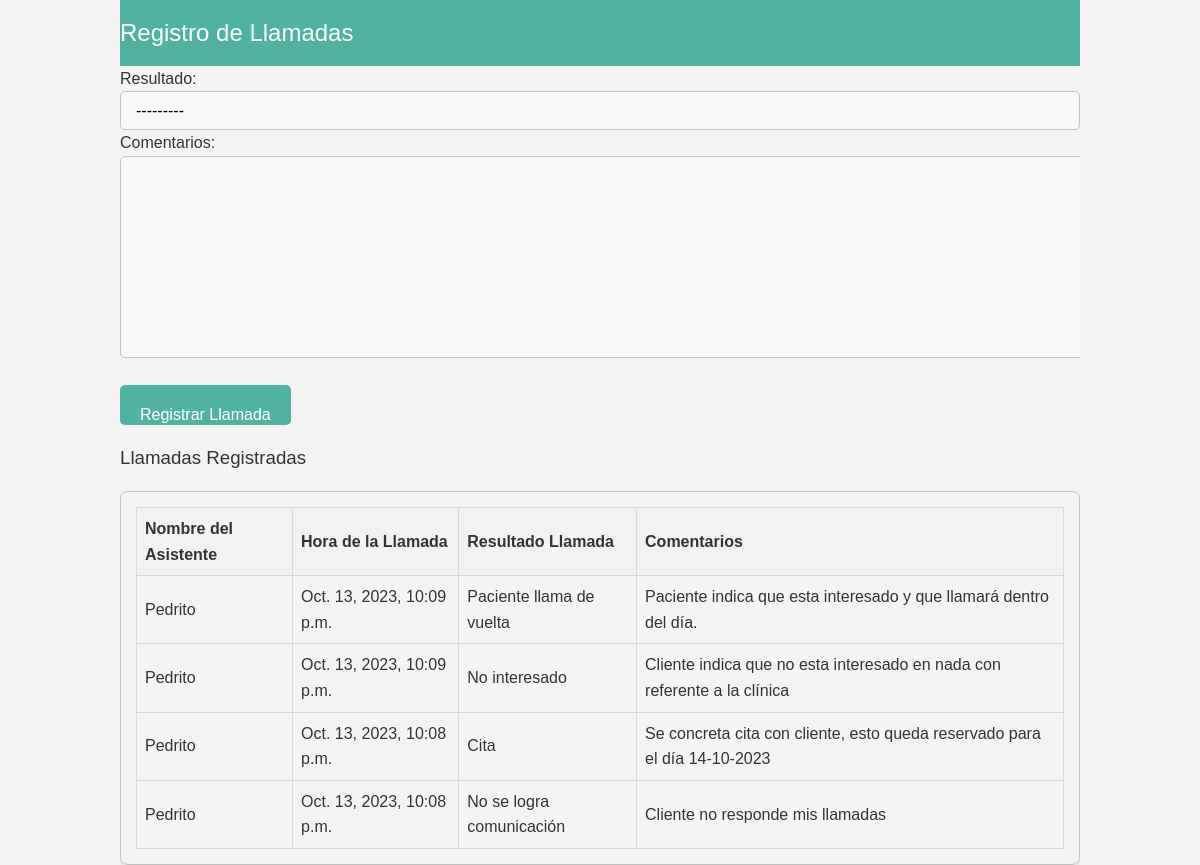
Screenshot of /registro_llamadas/ (signed in) with the database file from the repository.
### llamadas/models.py (models this page shows)
class Llamada(models.Model):
    OPCIONES_RESULTADO = [
        ('cita', 'Cita'),
        ('nocom', 'No se logra comunicación'),
        ('noint', 'No interesado'),
        ('dev', 'Paciente llama de vuelta'),
    ]
    asistente = models.ForeignKey(User, on_delete=models.CASCADE)
    hora = models.DateTimeField(auto_now_add=True)
    resultado = models.CharField(max_length=5, choices=OPCIONES_RESULTADO)
    comentarios = models.TextField(blank=True)
    RESULTADO_NOMBRES = dict(OPCIONES_RESULTADO)

### llamadas/views.py (the view)
# urls.py: path('registro_llamadas/', views.registro_llamadas_view, name='registro_llamadas'),
@login_required
def registro_llamadas_view(request):
    if request.method == 'POST':
        form = LlamadaForm(request.POST)
        if form.is_valid():
            llamada = form.save(commit=False)
            llamada.asistente = request.user
            llamada.save()
            return redirect('registro_llamadas')
    else:
        form = LlamadaForm()
    llamadas = Llamada.objects.filter(asistente=request.user).order_by('-hora')
    es_supervisor = is_supervisor(request.user)
    context = {
        'form': form,
        'llamadas': llamadas,
        'es_supervisor': es_supervisor   # añade la variable es_supervisor al contexto
    }
    return render(request, 'llamadas/registro_llamadas.html', context)

### llamadas/forms.py
class LlamadaForm(forms.ModelForm):
    class Meta:
        model = Llamada
        fields = ['resultado', 'comentarios']

### llamadas/views.py (called while the page is built)
def is_supervisor(user):
    return user.groups.filter(name='SUPERVISOR').exists()

### llamadas/templates/llamadas/registro_llamadas.html (shortened to what this page needs)
{% load static %}
<!DOCTYPE html>
<html lang="en">
<head>
    <link rel="stylesheet" type="text/css" href="{% static 'style_registro_llamadas.css' %}">
</head>
<body>
    <div class="container">
        <header>
            <h2>Registro de Llamadas</h2>
        </header>
        <form method="post">
            {{ form.as_p }}
            <button type="submit" class="button">Registrar Llamada</button>
        </form>
        <div class="fade-in">
            <h3>Llamadas Registradas</h3>
            <div class="table-container">
                <table>
                    <tr>
                        <th>Nombre del Asistente</th>
                        <th>Hora de la Llamada</th>
                        <th>Resultado Llamada</th>
                        <th>Comentarios</th>
                    </tr>
                    {% for llamada in llamadas %}
                        <tr>
                            <td>{{ llamada.asistente }}</td>
                            <td>{{ llamada.hora }}</td>
                            <td>{{ llamada.get_resultado_display }}</td>
                            <td>{{ llamada.comentarios }}</td>
                        </tr>
                    {% endfor %}
                </table>
            </div>
        </div>
    </div>
</body>
</html>

### llamadas/static/style_registro_llamadas.css (style rules this page uses)
body, h1, h2, h3, p, a, li, ul { margin: 0; padding: 0; font-weight: normal; }
body { font-family: 'Arial', sans-serif; background-color: #f4f4f4; color: #333; line-height: 1.6em; }
.table-container { border: 1px solid #c2c2c2; padding: 15px; margin-top: 20px; border-radius: 8px; box-shadow: 0 4px 8px rgba(0, 0, 0, 0.1); }
table { width: 100%; border-collapse: collapse; }
table, th, td { border: 1px solid #d9d9d9; padding: 8px; text-align: left; }
th { background-color: #f2f2f2; }
.container { width: 80%; margin: auto; overflow: hidden; }
header { background: #50b3a2; padding: 20px 0; color: white; }
.button, a.button { box-sizing: border-box; }
button, a { margin: 0; border: none; font: inherit; color: inherit; background: none; padding: 0; }
.button, a.button { height: 40px; line-height: 40px; }
.button { display: inline-block; color: #ffffff; background: #50b3a2; padding: 10px 20px; margin: 20px 0; border-radius: 5px; text-decoration: none; transition: background 0.3s ease-in-out; }
.fade-in { animation-name: fadeIn; animation-duration: 1.5s; }
select { width: 100%; padding: 10px 15px; border-radius: 5px; border: 1px solid #c2c2c2; font-size: 16px; appearance: none; -webkit-appearance: none; -moz-appearance: none; background-color: #f9f9f9; cursor: pointer; }
option { padding: 10px; }
textarea { width: 100%; padding: 10px 15px; border-radius: 5px; border: 1px solid #c2c2c2; font-size: 16px; background-color: #f9f9f9; resize: vertical; }

### rows the page displays
Llamada: asistente "Pedrito", hora "Oct. 13, 2023, 10:09 p.m.", resultado "Paciente llama de vuelta", comentarios "Paciente indica que esta interesado y que llamará dentro del día."
Llamada: asistente "Pedrito", hora "Oct. 13, 2023, 10:09 p.m.", resultado "No interesado", comentarios "Cliente indica que no esta interesado en nada con referente a la clínica"
Llamada: asistente "Pedrito", hora "Oct. 13, 2023, 10:08 p.m.", resultado "Cita", comentarios "Se concreta cita con cliente, esto queda reservado para el día 14-10-2023"
Llamada: asistente "Pedrito", hora "Oct. 13, 2023, 10:08 p.m.", resultado "No se logra comunicación", comentarios "Cliente no responde mis llamadas"
